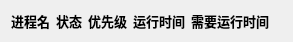
<?xml version="1.0" encoding="UTF-8"?>
<ui version="4.0">
 <class>TitleItem</class>
 <widget class="QWidget" name="TitleItem">
  <property name="geometry">
   <rect>
    <x>0</x>
    <y>0</y>
    <width>248</width>
    <height>28</height>
   </rect>
  </property>
  <property name="windowTitle">
   <string>Form</string>
  </property>
  <layout class="QHBoxLayout" name="horizontalLayout">
   <item>
    <widget class="QLabel" name="label">
     <property name="font">
      <font>
       <pointsize>10</pointsize>
       <bold>true</bold>
      </font>
     </property>
     <property name="text">
      <string>进程名</string>
     </property>
    </widget>
   </item>
   <item>
    <widget class="QLabel" name="label_2">
     <property name="font">
      <font>
       <pointsize>10</pointsize>
       <bold>true</bold>
      </font>
     </property>
     <property name="text">
      <string>状态</string>
     </property>
    </widget>
   </item>
   <item>
    <widget class="QLabel" name="label_3">
     <property name="font">
      <font>
       <pointsize>10</pointsize>
       <bold>true</bold>
      </font>
     </property>
     <property name="text">
      <string>优先级</string>
     </property>
    </widget>
   </item>
   <item>
    <widget class="QLabel" name="label_4">
     <property name="font">
      <font>
       <pointsize>10</pointsize>
       <bold>true</bold>
      </font>
     </property>
     <property name="text">
      <string>运行时间</string>
     </property>
    </widget>
   </item>
   <item>
    <widget class="QLabel" name="label_5">
     <property name="font">
      <font>
       <pointsize>10</pointsize>
       <bold>true</bold>
      </font>
     </property>
     <property name="text">
      <string>需要运行时间</string>
     </property>
    </widget>
   </item>
   <item>
    <widget class="QLabel" name="label_6">
     <property name="text">
      <string/>
     </property>
    </widget>
   </item>
  </layout>
 </widget>
 <resources/>
 <connections/>
</ui>
